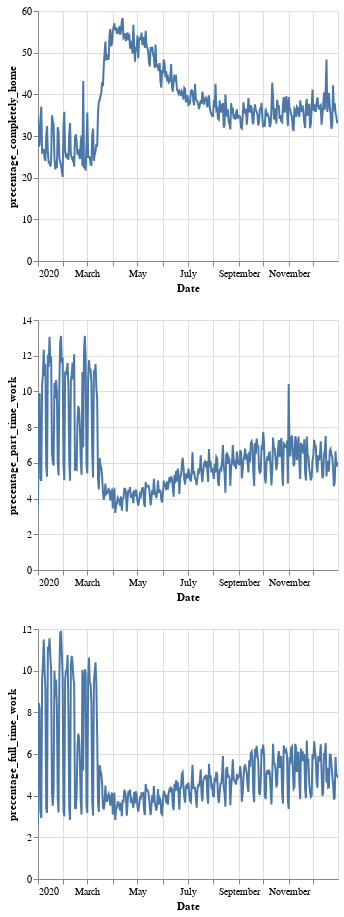

Here is the notebook cell this chart was saved with:
### Code cell
title = '{} {}'.format(city,year)
alt.Chart(grouped_dm.reset_index()).mark_line().encode(
    x=alt.X('date', title='Date'),
    y=alt.Y(alt.repeat('row'), type='quantitative')
).properties(
    width=300,
    height=250
).repeat(
    row=['precentage_completely_home','precentage_part_time_work','precentage_full_time_work']
).interactive()

### Figure 1 — Vega-Lite specification as saved in the notebook (floating-point values rounded to 4 significant figures; data arrays with more than 128 entries replaced by an {"elided": "..."} marker saying what was removed)
{"config": {"view": {"continuousWidth": 400, "continuousHeight": 300}}, "repeat": {"row": ["precentage_completely_home", "precentage_part_time_work", "precentage_full_time_work"]}, "spec": {"data": {"name": "data-9aff60e1be30e5e155ee9fb56112f784"}, "mark": "line", "encoding": {"x": {"type": "temporal", "field": "date", "title": "Date"}, "y": {"type": "quantitative", "field": {"repeat": "row"}}}, "height": 250, "selection": {"selector001": {"type": "interval", "bind": "scales", "encodings": ["x", "y"]}}, "width": 300}, "$schema": "https://vega.github.io/schema/vega-lite/v4.8.1.json", "datasets": {"data-9aff60e1be30e5e155ee9fb56112f784": {"elided": "366 records"}}}
